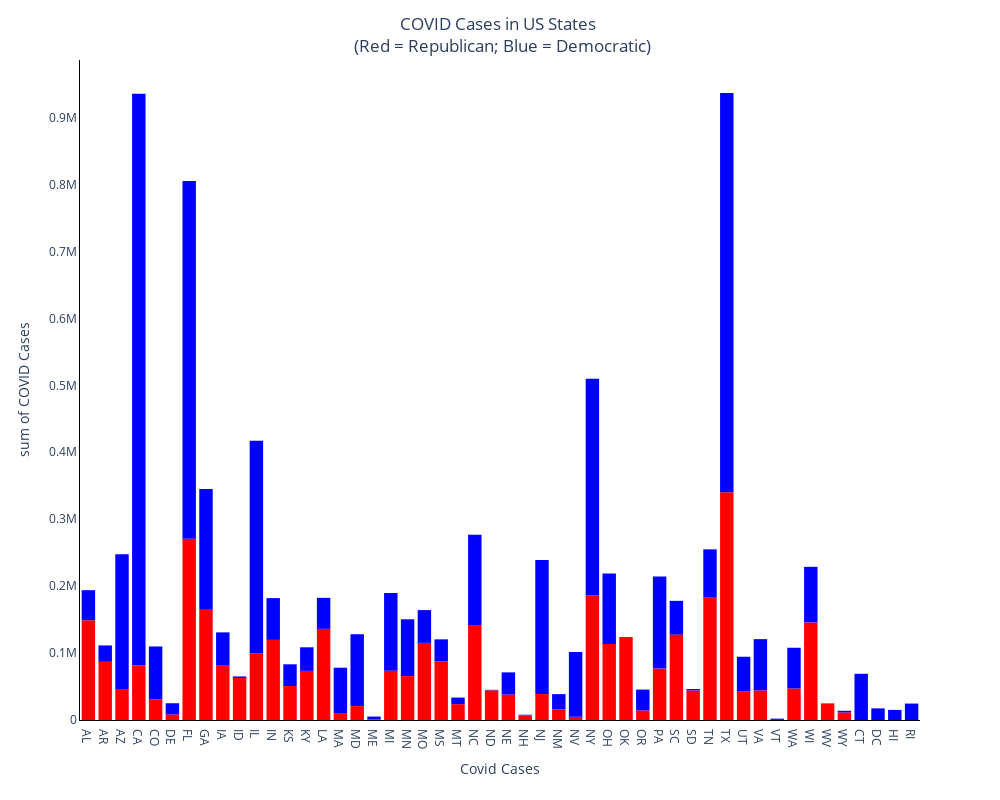
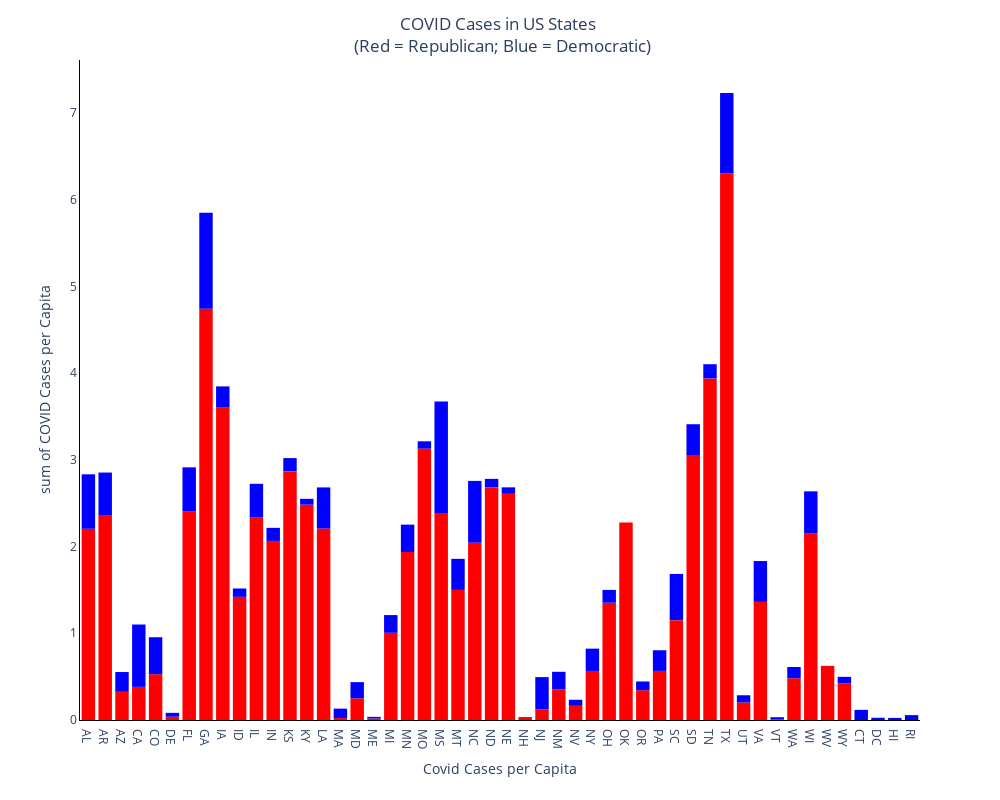

Source (notebook cell) for these figures, in order:
### Markdown cell above
The final graph for the political affiliation independent variable considers a statewide outlook instead of a county one on the total COVID cases and per capita. This was chosen in order to further investigate concentrations of counties, that are states. 

Observing the trends we see that Democrat held regions dominate the total COVID cases similarly to the interpreatation of the first graph. However considering the per capita it is Republican territories that have greater infection rates. This relationship is also characterized in the previous graph as well with the greatest concentrations revolving around Republican areas.

The significance of this is that these graphs exploring politics and COVID highlight some relationship that points towards greater severity among Republicans than Democrats.

### Code cell
# These graphs have a hover function
fig = px.histogram(county_new, x="State", y="COVID Cases", color="Elected 2020"
             , height=800, width = 1000, color_discrete_sequence=['red','blue'])
fig.layout.update(title_text='COVID Cases in US States <br> (Red = Republican; Blue = Democratic)', title_x = 0.5
                  ,showlegend=False, plot_bgcolor = "rgba(0,0,0,0)"
                  , xaxis = dict(showgrid = True, visible = True, linecolor="black", rangemode = 'tozero', title='Covid Cases')
                  , yaxis = dict(linecolor="black", showgrid=True, visible = True, rangemode = 'tozero'))
fig.show()

fig = px.histogram(county_new, x="State", y="COVID Cases per Capita", color="Elected 2020"
             , height=800, width = 1000, color_discrete_sequence=['red','blue'])
fig.layout.update(title_text='COVID Cases in US States <br> (Red = Republican; Blue = Democratic)', title_x = 0.5
                  ,showlegend=False, plot_bgcolor = "rgba(0,0,0,0)"
                  , xaxis = dict(showgrid = True, visible = True, linecolor="black", rangemode = 'tozero', title='Covid Cases per Capita')
                  , yaxis = dict(linecolor="black", showgrid=True, visible = True, rangemode = 'tozero'))
fig.show()

### Figure 1 — Plotly figure (JSON) as saved in the notebook; plotly's stock layout.template omitted (floating-point values rounded to 4 significant figures; data arrays with more than 128 entries replaced by an {"elided": "..."} marker saying what was removed)
{"data": [{"alignmentgroup": "True", "bingroup": "x", "histfunc": "sum", "hovertemplate": "Elected 2020=Republican<br>State=%{x}<br>sum of COVID Cases=%{y}<extra></extra>", "legendgroup": "Republican", "marker": {"color": "red", "pattern": {"shape": ""}}, "name": "Republican", "offsetgroup": "Republican", "orientation": "v", "showlegend": true, "type": "histogram", "x": {"elided": "2576 str values"}, "xaxis": "x", "y": {"elided": "2576 int values"}, "yaxis": "y"}, {"alignmentgroup": "True", "bingroup": "x", "histfunc": "sum", "hovertemplate": "Elected 2020=Democrat<br>State=%{x}<br>sum of COVID Cases=%{y}<extra></extra>", "legendgroup": "Democrat", "marker": {"color": "blue", "pattern": {"shape": ""}}, "name": "Democrat", "offsetgroup": "Democrat", "orientation": "v", "showlegend": true, "type": "histogram", "x": {"elided": "470 str values"}, "xaxis": "x", "y": {"elided": "470 int values"}, "yaxis": "y"}], "layout": {"barmode": "relative", "height": 800, "legend": {"title": {"text": "Elected 2020"}, "tracegroupgap": 0}, "margin": {"t": 60}, "plot_bgcolor": "rgba(0,0,0,0)", "showlegend": false, "title": {"text": "COVID Cases in US States <br> (Red = Republican; Blue = Democratic)", "x": 0.5}, "width": 1000, "xaxis": {"anchor": "y", "domain": [0, 1], "linecolor": "black", "rangemode": "tozero", "showgrid": true, "title": {"text": "Covid Cases"}, "visible": true}, "yaxis": {"anchor": "x", "domain": [0, 1], "linecolor": "black", "rangemode": "tozero", "showgrid": true, "title": {"text": "sum of COVID Cases"}, "visible": true}}}

### Figure 2 — Plotly figure (JSON) as saved in the notebook; plotly's stock layout.template omitted (floating-point values rounded to 4 significant figures; data arrays with more than 128 entries replaced by an {"elided": "..."} marker saying what was removed)
{"data": [{"alignmentgroup": "True", "bingroup": "x", "histfunc": "sum", "hovertemplate": "Elected 2020=Republican<br>State=%{x}<br>sum of COVID Cases per Capita=%{y}<extra></extra>", "legendgroup": "Republican", "marker": {"color": "red", "pattern": {"shape": ""}}, "name": "Republican", "offsetgroup": "Republican", "orientation": "v", "showlegend": true, "type": "histogram", "x": {"elided": "2576 str values"}, "xaxis": "x", "y": {"elided": "2576 float values"}, "yaxis": "y"}, {"alignmentgroup": "True", "bingroup": "x", "histfunc": "sum", "hovertemplate": "Elected 2020=Democrat<br>State=%{x}<br>sum of COVID Cases per Capita=%{y}<extra></extra>", "legendgroup": "Democrat", "marker": {"color": "blue", "pattern": {"shape": ""}}, "name": "Democrat", "offsetgroup": "Democrat", "orientation": "v", "showlegend": true, "type": "histogram", "x": {"elided": "470 str values"}, "xaxis": "x", "y": {"elided": "470 float values"}, "yaxis": "y"}], "layout": {"barmode": "relative", "height": 800, "legend": {"title": {"text": "Elected 2020"}, "tracegroupgap": 0}, "margin": {"t": 60}, "plot_bgcolor": "rgba(0,0,0,0)", "showlegend": false, "title": {"text": "COVID Cases in US States <br> (Red = Republican; Blue = Democratic)", "x": 0.5}, "width": 1000, "xaxis": {"anchor": "y", "domain": [0, 1], "linecolor": "black", "rangemode": "tozero", "showgrid": true, "title": {"text": "Covid Cases per Capita"}, "visible": true}, "yaxis": {"anchor": "x", "domain": [0, 1], "linecolor": "black", "rangemode": "tozero", "showgrid": true, "title": {"text": "sum of COVID Cases per Capita"}, "visible": true}}}
